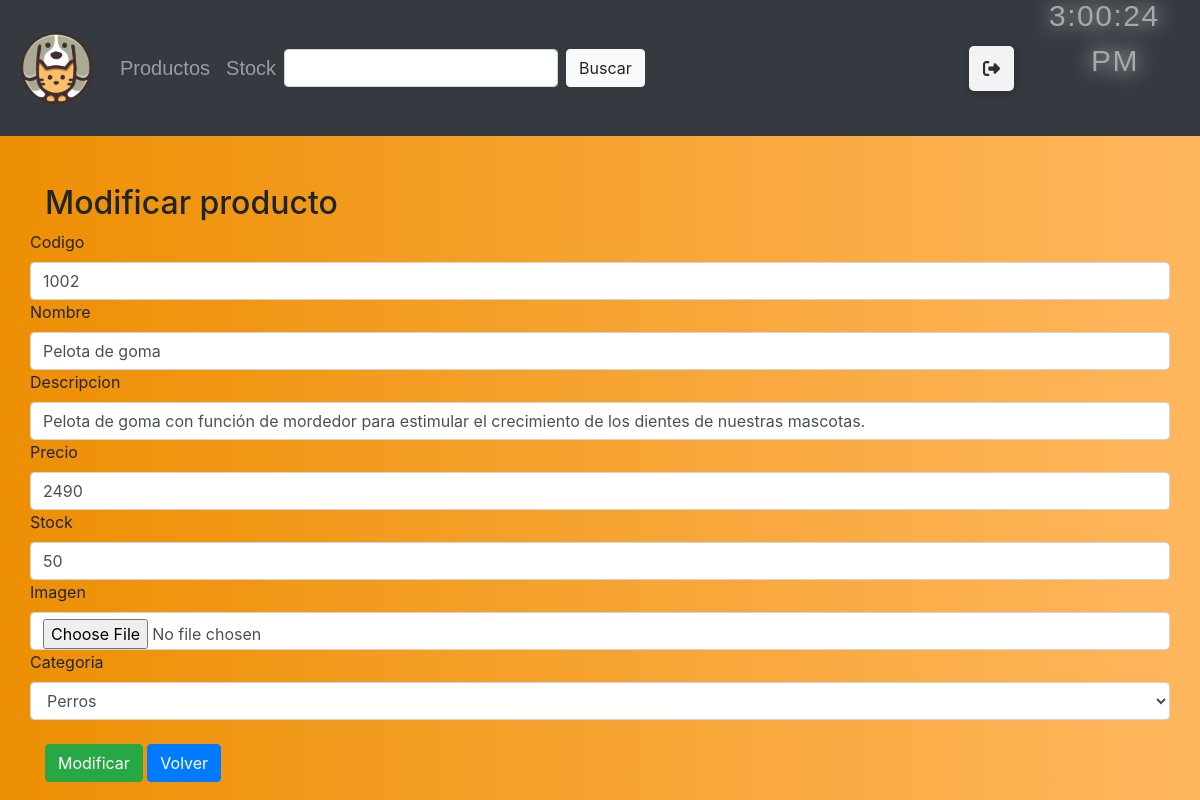
The page /modificarProducto/1002 (signed in) on the database its author committed.
### mascotas/models.py (models this page shows, shortened)
class Producto(models.Model):
    codigo = models.CharField(primary_key=True, max_length=5, verbose_name="Codigo producto")
    nombre = models.CharField(max_length=50, blank=True, verbose_name="Nombre")
    descripcion =models.TextField(max_length=200, blank=True, verbose_name="Descripcion")
    precio = models.IntegerField(blank=True, verbose_name="Precio")
    stock = models.IntegerField(blank=True, verbose_name="Stock")
    imagen = models.ImageField(upload_to="imagenes", null=True, blank=True, verbose_name="Imagen")
    categoria = models.ForeignKey(Categoria, on_delete=models.CASCADE, verbose_name="Categoria")

### mascotas/views.py (the view)
# urls.py: path('modificarProducto/<id>', modificarProducto, name="modificarProducto"),
@login_required
def modificarProducto(request,id):
    productoModificado = Producto.objects.get(codigo=id)
    datos = {
        'form' : ProductoForm(instance=productoModificado)
    }
    if request.method == "POST":
        formulario = ProductoForm(data=request.POST, instance=productoModificado)
        if formulario.is_valid():
            formulario.save()
            return redirect('registroStock')
    return render(request, 'modificarProducto.html', datos)

### mascotas/context_processor.py (called while the page is built, shortened)
def total_carrito(request):
    total = 0
    return {'total_carrito' : int(total)}

### mascotas/models.py (called while the page is built)
    def __str__(self):
        return self.nombreCategoria

### mascotas/templates/modificarProducto.html (shortened to what this page needs)
<!DOCTYPE html>
<html lang="en">
<head>
    {% load static %}
    <link rel="stylesheet" type="text/css" href="{% static 'css/bootstrap.min.css' %}">
    <link rel="stylesheet" type="text/css" href="{% static 'css/mystyle.css' %}">
</head>
<body class="body">
    <nav class="navbar navbar-expand-sm navbar-dark bg-dark">
        <a href="{% url 'index' %}" class="navbar-brand">
            <img src="{% static 'img/brandlogito2.0.png' %}" height="80px" width="80px">
        </a>
        <div class="collapse navbar-collapse" id="opciones">
            {% if user.is_authenticated %}
            <ul class="navbar-nav">
                {% if user.is_staff %}
                <li id="productos" class="nav-item">
                    <a class="nav-link" href="{% url 'productos' %}">Productos</a>
                </li>
                <li id="sstock" class="nav-item">
                    <a class="nav-link" href="{% url 'registroStock' %}">Stock</a>
                </li>
                {% endif %}
            </ul>
            {% endif %}
            <form class="form-inline mt-2 mt-md-0">
                <input class="form-control mr-sm-2" type="text" aria-label="Search" onmouseover="colorBuscar(this)" onmouseout="colorBuscarOut(this)">
                <button class="btn btn-light my-2 my-sm-0" type="submit" id="btnBuscar" onmouseover="colorBotonBuscar(this)" onmouseout="colorBotonBuscarOut(this)">Buscar</button>
            </form>
        </div>
        <div style="padding-right: 30px;">
            {% if user.is_authenticated %}
            <button class="Btn">
                <div class="sign"></div>
            </button>
            {% endif %}
        </div>
        <div class="reloj">
            <p class="tiempo" id="clock"></p>
        </div>
    </nav>
    <br><br>
    <div class="container">
        <h2>Modificar producto</h2>
        <form method="POST" id="formularioModificar">
            <div class="row">
                <label for="{{ form.field.name }}">
                    {{ form.codigo.label }}
                </label>
                {{ form.codigo }}
            </div>
            <div class="row">
                <label for="{{ form.field.name }}">
                    {{ form.nombre.label }}
                </label>
                {{ form.nombre }}
            </div>
            <div class="row">
                <label for="{{ form.field.name }}">
                    {{ form.descripcion.label }}
                </label>
                {{ form.descripcion }}
            </div>
            <div class="row">
                <label for="{{ form.field.name }}">
                    {{ form.precio.label }}
                </label>
                {{ form.precio }}
            </div>
            <div class="row">
                <label for="{{ form.field.name }}">
                    {{ form.stock.label }}
                </label>
                {{ form.stock }}
            </div>
            <div class="row">
                <label for="{{ form.field.name }}">
                    {{ form.imagen.label }}
                </label>
                {{ form.imagen }}
            </div>
            <div class="row">
                <label for="{{ form.field.name }}">
                    {{ form.categoria.label }}
                </label>
                {{ form.categoria }}
            </div>
            <br>
            <input id="modificar" type="submit" class="btn btn-success" value="Modificar">
            <button class="btn btn-primary"><a style="text-decoration: none; color: white;" href="{% url 'registroStock' %}">Volver</a></button>
        </form>
    </div>
</body>
</html>

### mascotas/static/css/mystyle.css (style rules this page uses)
.body { background: #FFB75E; background: -webkit-linear-gradient(to right, #ED8F03, #FFB75E); background: linear-gradient(to right, #ED8F03, #FFB75E); }
#productos { display: inline-block; position: relative; color: #ffffff; font-family: sans-serif; font-size: 20px; cursor: pointer; transition: 0.4 all ease; }
#productos:after { content: ''; position: absolute; width: 99px; transform: scaleX(0); height: 2px; bottom: -4px; left: 1; background-color:#ED8F03; transform-origin: bottom right; transition: transform 0.5s ease-out; }
#sstock { display: inline-block; position: relative; color: #ffffff; font-family: sans-serif; font-size: 20px; cursor: pointer; transition: 0.4s all ease; }
#sstock:after { content: ''; position: absolute; width: 60px; transform: scaleX(0); height: 2px; bottom: -4px; left: 1; background-color:#ED8F03; transform-origin: bottom right; transition: transform 0.5s ease-out; }
#clock { margin: 0; padding: 0; }
.reloj { font-family: 'Franklin Gothic Medium', 'Arial Narrow', Arial, sans-serif; color: #a8a8a8; text-align: right; position: static; left: 50%; top: 50%; transform: translate(-50%,-50%); text-shadow: 0 0 20px rgb(231, 231, 231), 0 0 20px rgba(253, 253, 253, 0); margin-top: 30px; margin-left: 50px; }
.tiempo { letter-spacing: 0.05em; font-size: 30px; padding: 5px 0; width: 3em; }
.Btn { --black: #000000; --ch-black: #141414; --eer-black: #1b1b1b; --night-rider: #2e2e2e; --white: #ffffff; --af-white: #f3f3f3; --ch-white: #e1e1e1; display: flex; align-items: center; justify-content: flex-start; width: 45px; height: 45px; border: none; border-radius: 5px; cursor: pointer; position: relative; overflow: hidden; transition-duration: .3s; box-shadow: 2px 2px 10px rgba(0, 0, 0, 0.199); background-color: var(--af-white); }
.sign { width: 100%; transition-duration: .3s; display: flex; align-items: center; justify-content: center; }
.sign svg { width: 17px; }

### rows shown on the page
Producto: codigo "1002", nombre "Pelota de goma", descripcion "Pelota de goma con función de mordedor para estimular el crecimiento de los dientes de nuestras mascotas.", precio "2490", stock "50", categoria "Perros"
